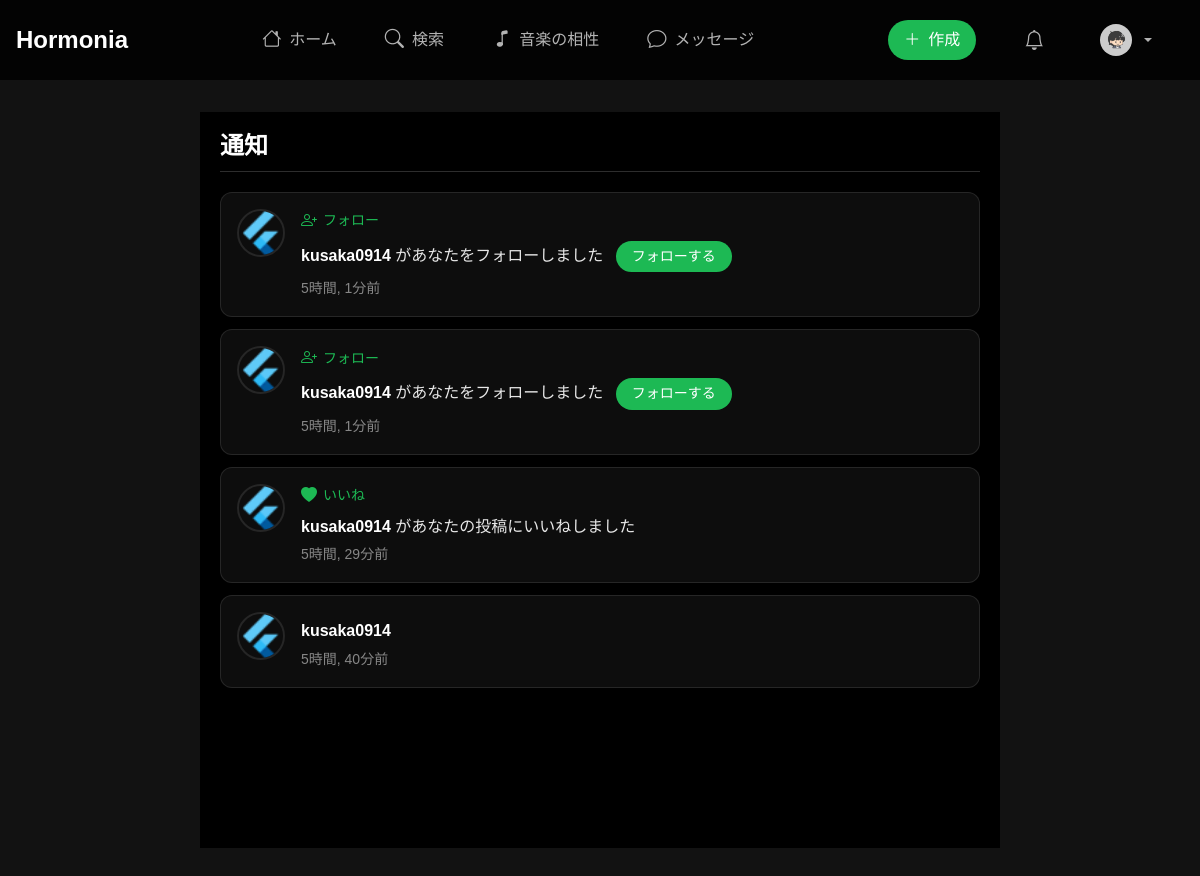
The app's page /notifications/ (signed in) with its own data.
### core/models.py (models this page shows, shortened)
class Profile(models.Model):
    user = models.OneToOneField(User, on_delete=models.CASCADE)
    avatar = models.ImageField(upload_to='avatars/', default='default.jpg', null=True, blank=True)
    bio = models.TextField(max_length=500, blank=True)
    website = models.URLField(max_length=200, blank=True)
    favorite_genres = models.JSONField(default=list, blank=True)
    favorite_artists = models.JSONField(default=list, blank=True)
    music_mood_preferences = models.JSONField(default=dict, blank=True)
    nickname = models.CharField(max_length=50, blank=True)
    following = models.ManyToManyField('self', symmetrical=False, related_name='followers', blank=True)
    spotify_refresh_token = models.CharField(max_length=255, null=True, blank=True)
    spotify_connected = models.BooleanField(default=False)
    music_taste = models.JSONField(default=dict, null=True, blank=True)

class Notification(models.Model):
    NOTIFICATION_TYPES = (
        ('follow', 'フォロー'),
        ('like_post', '投稿へのいいね'),
        ('comment_post', '投稿へのコメント'),
        ('like_playlist', 'プレイリストへのいいね'),
    )
    recipient = models.ForeignKey(User, on_delete=models.CASCADE, related_name='notifications')
    sender = models.ForeignKey(User, on_delete=models.CASCADE, related_name='sent_notifications')
    notification_type = models.CharField(max_length=20, choices=NOTIFICATION_TYPES)
    post = models.ForeignKey('MusicPost', on_delete=models.CASCADE, null=True, blank=True)
    playlist = models.ForeignKey('Playlist', on_delete=models.CASCADE, null=True, blank=True)
    comment = models.ForeignKey('Comment', on_delete=models.CASCADE, null=True, blank=True)
    is_read = models.BooleanField(default=False)
    created_at = models.DateTimeField(auto_now_add=True)
    class Meta:
        ordering = ['-created_at']

### core/views.py (the view)
# urls.py: path('notifications/', views.notifications, name='notifications'),
@login_required
def notifications(request):
    notifications = request.user.notifications.all()
    unread_count = notifications.filter(is_read=False).count()
    notifications.filter(is_read=False).update(is_read=True)
    return render(request, 'core/notifications.html', {
        'notifications': notifications,
        'unread_count': unread_count
    })

### core/templates/core/notifications.html (shortened to what this page needs)
{% extends 'core/base.html' %}
{% load static %}
{% block content %}
<div class="container">
    <div class="notifications-container">
        <h2 class="notifications-title">通知</h2>
        {% if notifications %}
            <div class="notifications-list">
                {% for notification in notifications %}
                    <a href="{% url 'core:notification_redirect' notification.id %}" class="notification-item {% if not notification.is_read %}unread{% endif %}">
                        <div class="notification-avatar">
                            {% if notification.sender.profile.avatar %}
                                <img src="{{ notification.sender.profile.avatar.url }}" alt="{{ notification.sender.username }}">
                            {% else %}
                                <img src="{% static 'images/default-avatar.svg' %}" alt="{{ notification.sender.username }}">
                            {% endif %}
                        </div>
                        <div class="notification-content">
                            <div class="notification-type">
                                {% if notification.notification_type == 'follow' %}
                                    <i class="bi bi-person-plus"></i>
                                    <span>フォロー</span>
                                {% elif notification.notification_type == 'like_post' %}
                                    <i class="bi bi-heart-fill"></i>
                                    <span>いいね</span>
                                {% elif notification.notification_type == 'comment_post' %}
                                    <i class="bi bi-chat-fill"></i>
                                    <span>コメント</span>
                                {% elif notification.notification_type == 'like_playlist' %}
                                    <i class="bi bi-music-note-list"></i>
                                    <span>プレイリストいいね</span>
                                {% endif %}
                            </div>
                            <div class="notification-text">
                                <strong>{{ notification.sender.username }}</strong>
                                {% if notification.notification_type == 'follow' %}
                                    があなたをフォローしました
                                    <button class="follow-button" onclick="followUser('{{ notification.sender.username }}', this)">
                                        {% if notification.sender in user.following.all %}
                                            フォロー中
                                        {% else %}
                                            フォローする
                                        {% endif %}
                                    </button>
                                {% elif notification.notification_type == 'like_post' %}
                                    があなたの投稿にいいねしました
                                {% elif notification.notification_type == 'comment_post' %}
                                    があなたの投稿にコメントしました：
                                    <span class="notification-comment">{{ notification.comment.content }}</span>
                                {% elif notification.notification_type == 'like_playlist' %}
                                    があなたのプレイリストにいいねしました
                                {% endif %}
                            </div>
                            <span class="notification-time">{{ notification.created_at|timesince }}前</span>
                        </div>
                    </a>
                {% endfor %}
            </div>
        {% else %}
            <div class="no-notifications">
                <i class="bi bi-bell"></i>
                <p>通知はありません</p>
            </div>
        {% endif %}
    </div>
</div>
{% endblock %}

### core/templates/core/base.html (shortened to what this page needs)
{% load static %}
<!DOCTYPE html>
<html lang="ja">
<head>
    <link href="https://cdn.jsdelivr.net/npm/bootstrap@5.3.0/dist/css/bootstrap.min.css" rel="stylesheet">
    <link rel="stylesheet" href="https://cdn.jsdelivr.net/npm/bootstrap-icons@1.10.0/font/bootstrap-icons.css">
    <link rel="stylesheet" href="/static/css/style.css">
</head>
<body>
    <header class="spotify-header">
        <div class="header-container">
            <div class="header-left">
                <a href="{% url 'core:home' %}" class="logo">
                    <span>Hormonia</span>
                </a>
            </div>
            <nav class="main-nav">
                <a href="{% url 'core:home' %}" class="nav-item {% if request.resolver_match.url_name == 'home' %}active{% endif %}">
                    <i class="bi bi-house"></i>
                    <span>ホーム</span>
                </a>
                <a href="{% url 'core:search' %}" class="nav-item {% if request.resolver_match.url_name == 'search' %}active{% endif %}">
                    <i class="bi bi-search"></i>
                    <span>検索</span>
                </a>
                <a href="{% url 'core:music_compatibility' %}" class="nav-item {% if request.resolver_match.url_name == 'music_compatibility' %}active{% endif %}">
                    <i class="bi bi-music-note"></i>
                    <span>音楽の相性</span>
                </a>
                <a href="{% url 'core:messages' %}" class="nav-item {% if request.resolver_match.url_name == 'messages' %}active{% endif %}">
                    <i class="bi bi-chat"></i>
                    <span>メッセージ</span>
                </a>
            </nav>
            <div class="header-right">
                {% if user.is_authenticated %}
                    <div class="create-buttons">
                        <button class="create-button" onclick="toggleCreateMenu()">
                            <i class="bi bi-plus-lg"></i>
                            <span>作成</span>
                        </button>
                    </div>
                    <div class="nav-item dropdown">
                        <a href="{% url 'core:notifications' %}" class="nav-link notification-icon">
                            <i class="bi bi-bell"></i>
                        </a>
                        <a class="nav-link dropdown-toggle" href="#" role="button" data-bs-toggle="dropdown">
                            {% if user.profile.avatar %}
                                <img src="{{ user.profile.avatar.url }}" alt="{{ user.username }}" class="avatar-img">
                            {% else %}
                                <img src="{% static 'images/default-avatar.svg' %}" alt="{{ user.username }}" class="avatar-img">
                            {% endif %}
                        </a>
                    </div>
                {% else %}
                    <div class="auth-buttons">
                        <a href="{% url 'core:login' %}" class="login-button">ログイン</a>
                        <a href="{% url 'core:register' %}" class="register-button">新規登録</a>
                    </div>
                {% endif %}
            </div>
        </div>
    </header>
    <main>
        {% block content %}
        {% endblock %}
    </main>
</body>
</html>

### static/css/style.css (style rules this page uses)
:root { --spotify-black: #121212; --spotify-dark-gray: #181818; --spotify-light-gray: #282828; --spotify-green: #1DB954; --spotify-white: #FFFFFF; --spotify-hover: #282828; --spotify-text-secondary: #B3B3B3; }
body { background-color: var(--spotify-black); color: var(--spotify-white); font-family: "Noto Sans JP", sans-serif; margin: 0; padding: 0; min-height: 100vh; }
a { text-decoration: none; }
.nav-item { position: relative; }
.nav-link { color: var(--spotify-text-secondary) !important; text-decoration: none; font-weight: 500; font-size: 0.9rem; transition: color 0.2s; display: flex; align-items: center; gap: 0.5rem; padding: 0.5rem 1rem; }
main { padding: 2rem; width: 100%; margin-top: 16px; }

### core/templates/core/base.html (style rules this page uses)
.spotify-header { background: rgba(0, 0, 0, 0.8); backdrop-filter: blur(10px); position: fixed; top: 0; left: 0; right: 0; z-index: 1000; padding: 0.5rem 0; }
.header-container { max-width: 1400px; margin: 0 auto; padding: 0 1rem; display: flex; align-items: center; justify-content: space-between; height: 64px; }
.header-left { display: flex; align-items: center; }
.logo { display: flex; align-items: center; gap: 0.5rem; color: #fff; text-decoration: none; font-size: 1.5rem; font-weight: bold; }
.main-nav { display: flex; align-items: center; gap: 1rem; }
.nav-item { display: flex; align-items: center; gap: 0.5rem; color: #b3b3b3; text-decoration: none; padding: 0.5rem 1rem; border-radius: 4px; transition: all 0.3s ease; }
.nav-item i { font-size: 1.2rem; }
.header-right { display: flex; align-items: center; gap: 1rem; }
.create-buttons { position: relative; }
.avatar-img { width: 32px; height: 32px; border-radius: 50%; object-fit: cover; }
.create-button { display: flex; align-items: center; gap: 0.5rem; background: #1DB954; color: #fff; border: none; padding: 0.5rem 1rem; border-radius: 500px; cursor: pointer; transition: all 0.3s ease; }
.notification-icon { position: relative; margin-right: 16px; }
.notification-icon i { font-size: 1.25rem; }

### core/templates/core/notifications.html (style rules this page uses)
.notifications-container { max-width: 800px; margin: 64px auto 0; padding: 20px; background-color: #000; min-height: calc(100vh - 64px); }
.notifications-title { font-size: 1.5rem; font-weight: 600; margin-bottom: 20px; padding-bottom: 10px; border-bottom: 1px solid #2d2d2d; color: #fff; }
.notifications-list { display: flex; flex-direction: column; gap: 12px; }
.notification-item { display: flex; align-items: flex-start; padding: 16px; background: rgba(255, 255, 255, 0.05); border-radius: 12px; border: 1px solid rgba(255, 255, 255, 0.1); text-decoration: none; color: #fff; transition: all 0.2s; }
.notification-avatar { margin-right: 16px; }
.notification-avatar img { width: 48px; height: 48px; border-radius: 50%; object-fit: cover; border: 2px solid rgba(255, 255, 255, 0.1); }
.notification-content { flex: 1; }
.notification-type { display: flex; align-items: center; gap: 6px; margin-bottom: 8px; color: #1DB954; font-size: 0.875rem; }
.notification-type i { font-size: 1rem; }
.notification-type span { font-weight: 500; }
.notification-text { margin-bottom: 4px; line-height: 1.4; color: rgba(255, 255, 255, 0.9); }
.notification-text strong { color: #fff; font-weight: 600; }
.notification-time { font-size: 0.875rem; color: rgba(255, 255, 255, 0.5); }
.follow-button { display: inline-block; margin-left: 8px; padding: 6px 16px; background: #1DB954; color: #fff; border: none; border-radius: 20px; font-size: 0.875rem; cursor: pointer; transition: all 0.2s; }

### records on screen
Notification: sender.profile.avatar (picture), notification_type "follow" (drawn), sender.username "kusaka0914", shows "フォローする", created_at "5時間, 1分"
Notification: sender.profile.avatar (picture), notification_type "follow" (drawn), sender.username "kusaka0914", shows "フォローする", created_at "5時間, 1分"
Notification: sender.profile.avatar (picture), notification_type "like_post" (drawn), sender.username "kusaka0914", created_at "5時間, 29分"
Notification: sender.profile.avatar (picture), sender.username "kusaka0914", created_at "5時間, 40分"
